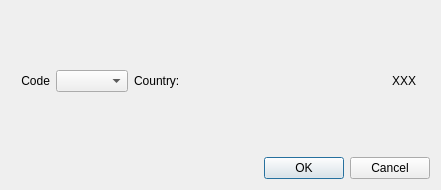
<?xml version="1.0" encoding="UTF-8"?>
<ui version="4.0">
 <class>CountrySelector</class>
 <widget class="QDialog" name="CountrySelector">
  <property name="geometry">
   <rect>
    <x>0</x>
    <y>0</y>
    <width>441</width>
    <height>190</height>
   </rect>
  </property>
  <property name="windowTitle">
   <string>Dialog</string>
  </property>
  <property name="styleSheet">
   <string notr="true">/*
QWidget {
	font-size: 24px;
}
*/</string>
  </property>
  <layout class="QVBoxLayout" name="verticalLayout">
   <item>
    <spacer name="verticalSpacer_2">
     <property name="orientation">
      <enum>Qt::Vertical</enum>
     </property>
     <property name="sizeHint" stdset="0">
      <size>
       <width>20</width>
       <height>40</height>
      </size>
     </property>
    </spacer>
   </item>
   <item>
    <layout class="QHBoxLayout" name="horizontalLayout">
     <item>
      <widget class="QLabel" name="label">
       <property name="text">
        <string>Code</string>
       </property>
       <property name="alignment">
        <set>Qt::AlignRight|Qt::AlignTrailing|Qt::AlignVCenter</set>
       </property>
      </widget>
     </item>
     <item>
      <widget class="QComboBox" name="cmbCode"/>
     </item>
     <item>
      <widget class="QLabel" name="label_2">
       <property name="text">
        <string>Country:</string>
       </property>
      </widget>
     </item>
     <item>
      <widget class="QLabel" name="lblCountry">
       <property name="minimumSize">
        <size>
         <width>200</width>
         <height>0</height>
        </size>
       </property>
       <property name="text">
        <string/>
       </property>
      </widget>
     </item>
     <item>
      <widget class="QLabel" name="lblCode3">
       <property name="text">
        <string>XXX</string>
       </property>
      </widget>
     </item>
    </layout>
   </item>
   <item>
    <spacer name="verticalSpacer">
     <property name="orientation">
      <enum>Qt::Vertical</enum>
     </property>
     <property name="sizeHint" stdset="0">
      <size>
       <width>20</width>
       <height>40</height>
      </size>
     </property>
    </spacer>
   </item>
   <item>
    <widget class="QDialogButtonBox" name="buttonBox">
     <property name="orientation">
      <enum>Qt::Horizontal</enum>
     </property>
     <property name="standardButtons">
      <set>QDialogButtonBox::Cancel|QDialogButtonBox::Ok</set>
     </property>
    </widget>
   </item>
  </layout>
 </widget>
 <resources/>
 <connections>
  <connection>
   <sender>buttonBox</sender>
   <signal>accepted()</signal>
   <receiver>CountrySelector</receiver>
   <slot>accept()</slot>
   <hints>
    <hint type="sourcelabel">
     <x>248</x>
     <y>254</y>
    </hint>
    <hint type="destinationlabel">
     <x>157</x>
     <y>274</y>
    </hint>
   </hints>
  </connection>
  <connection>
   <sender>buttonBox</sender>
   <signal>rejected()</signal>
   <receiver>CountrySelector</receiver>
   <slot>reject()</slot>
   <hints>
    <hint type="sourcelabel">
     <x>316</x>
     <y>260</y>
    </hint>
    <hint type="destinationlabel">
     <x>286</x>
     <y>274</y>
    </hint>
   </hints>
  </connection>
 </connections>
</ui>
